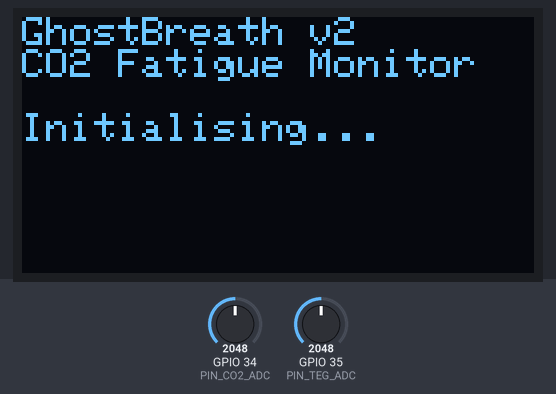
Simulated run of this sketch. Board: ESP32. Shown: 128×64 one-colour display. The test bench sets the inputs (shaded band); at power-on: GPIO 34 (PIN_CO2_ADC) = 2048, GPIO 35 (PIN_TEG_ADC) = 2048 (analog values on the 0–4095 scale). What the sketch prints to the serial monitor is not drawn.

Above: at 0.1 s.
At 1.3 s:
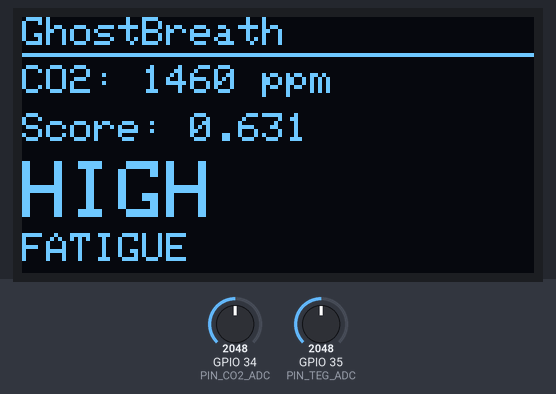
At 11.4 s:
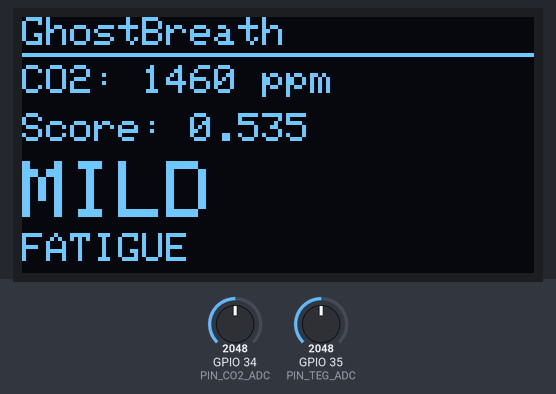
At 16.5 s:
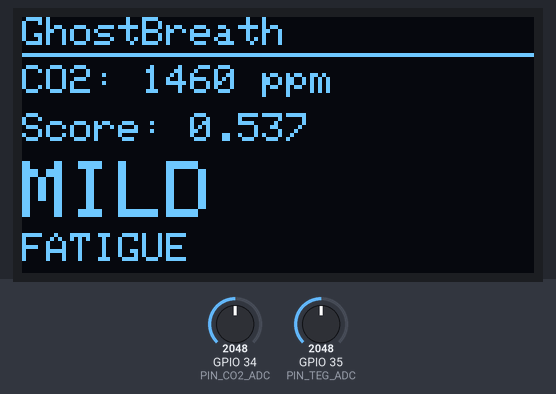
At 26.6 s:
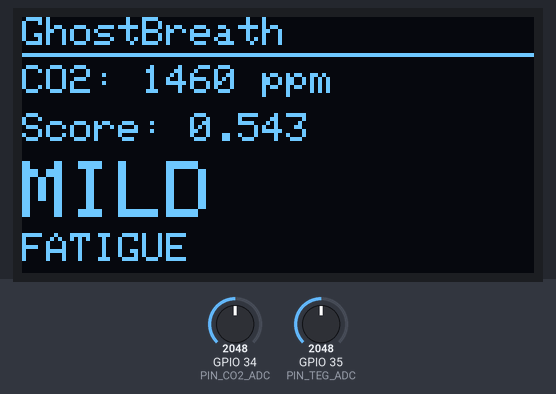
At 36.8 s:
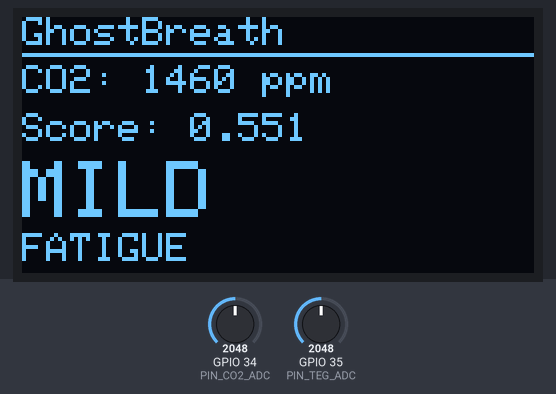

The sketch:

ghostbreath.ino
```cpp
/**
 * GhostBreath – Cognitive Fatigue Monitor  |  Module 5  (v2 — OLED edition)
 * =========================================================================
 * Embedded firmware for ESP32 (DevKit v1), simulated in Wokwi.
 *
 * Hardware (simulated):
 *   GPIO 34  – Potentiometer  →  CO₂ concentration (420–2500 ppm)
 *   GPIO 35  – Potentiometer  →  TEG boost voltage  (0–3.3 V)
 *   GPIO  4  – Buzzer         →  Fatigue alert tone (1 kHz via tone())
 *   GPIO 21  – OLED SDA       →  SSD1306 I2C data
 *   GPIO 22  – OLED SCL       →  SSD1306 I2C clock
 *
 * Duty-cycle behaviour (mirrors Module 2 parameters):
 *   Real device  : deep-sleep 5 min between SCD41 readings
 *   Wokwi sim    : delay(SIM_CYCLE_MS) so cycles are observable in real time
 *
 * Fatigue model (exact port of utils/fatigue_model.py):
 *   score = 0.60·f_co2(C) + 0.20·f_rate(dC/dt) + 0.20·f_time(t)
 *   Alert fires when score ≥ ALERT_THRESHOLD (0.70)
 *
 * Score thresholds (consistent with Module 4):
 *   score <  0.30              →  SAFE
 *   0.30 ≤ score < 0.60        →  MILD FATIGUE
 *   0.60 ≤ score < 0.70        →  HIGH FATIGUE  (no alert yet)
 *   score ≥ 0.70               →  ALERT  (buzzer + OLED inverted)
 *
 * Bug-fixes vs v1
 * ---------------
 *   1. analogSetAttenuation(ADC_11db) — ensures full 0-3.3 V ADC range;
 *      without this, voltages above ~1.1 V read as 0 in some Wokwi builds,
 *      locking CO₂ at 420 ppm and preventing any alert.
 *   2. Removed "while (!Serial)" guard — could deadlock setup() in Wokwi.
 *   3. Buzzer now uses tone()/noTone() — wokwi-buzzer requires a frequency
 *      signal; digitalWrite(HIGH) produces no sound in the simulator.
 *
 * Reference: Allen et al. (2016) Harvard CogFx study.
 */

#include <math.h>
#include <Wire.h>
#include <Adafruit_GFX.h>
#include <Adafruit_SSD1306.h>

// ─── OLED display object ───────────────────────────────────────────────────
#define OLED_W  128
#define OLED_H   64
#define OLED_RST  -1   // shared reset with ESP32 EN pin
Adafruit_SSD1306 display(OLED_W, OLED_H, &Wire, OLED_RST);

// ─── Pin assignments ───────────────────────────────────────────────────────
#define PIN_CO2_ADC   34   // ADC1_CH6 — CO₂ simulation potentiometer
#define PIN_TEG_ADC   35   // ADC1_CH7 — TEG voltage simulation potentiometer
#define PIN_BUZZER     4   // Buzzer driven via tone() for Wokwi compatibility
#define PIN_SDA       21   // OLED I2C data
#define PIN_SCL       22   // OLED I2C clock

// ─── Duty-cycle timing ────────────────────────────────────────────────────
#define SLEEP_DURATION_MIN   5       // [min]  real measurement interval
#define SIM_CYCLE_MS      5000       // [ms]   simulated as 5-second cycles

// ─── ADC input mapping ────────────────────────────────────────────────────
#define ADC_BITS         12          // ESP32 ADC resolution
#define ADC_MAX        4095.0f       // 2^12 - 1

// CO₂ potentiometer → ppm range matching Module 3 simulation
#define CO2_PPM_MIN    420.0f        // ambient outdoor CO₂ [ppm]
#define CO2_PPM_MAX   2500.0f        // upper sim range [ppm]

// TEG potentiometer → voltage range matching Module 1 boost output
#define TEG_V_MIN       0.0f         // [V]
#define TEG_V_MAX       3.3f         // [V]

// ─── Fatigue model constants (must match utils/fatigue_model.py exactly) ─
// Weights (sum = 1.0)
#define W_CO2    0.60f
#define W_RATE   0.20f
#define W_TIME   0.20f

// f_co2 sigmoid: centred at 1250 ppm, scale 0.004 ppm⁻¹
//   At 420 ppm → ≈ 0.04   At 1250 ppm → 0.50   At 2500 ppm → ≈ 0.97
#define CO2_CENTRE  1250.0f
#define CO2_SCALE      0.004f

// f_time sigmoid: centred at 90 min, scale 0.033 min⁻¹
//   At   0 min → ≈ 0.05   At  90 min → 0.50   At 180 min → ≈ 0.95
#define TIME_CENTRE   90.0f
#define TIME_SCALE     0.033f

// f_rate linear clamp: maps dC/dt ∈ [−15, +15] ppm/min → [0, 1]
#define RATE_MAX   15.0f

// Alert threshold (ESP32 fires LED + buzzer + OLED invert above this score)
#define ALERT_THRESHOLD   0.70f

// Score band boundaries
#define SCORE_MILD  0.30f
#define SCORE_HIGH  0.60f

// Buzzer alert frequency [Hz]
#define ALERT_TONE_HZ  1000

// ─── Session state ────────────────────────────────────────────────────────
// Plain globals — RTC_DATA_ATTR removed for Wokwi compatibility.
// (RTC_DATA_ATTR can cause Wokwi to reinitialise these on every loop()
//  iteration, preventing s_study_min from accumulating across cycles.)
// On real hardware with deep sleep, restore RTC_DATA_ATTR here.
static uint32_t s_cycle     = 0;
static float    s_study_min = 0.0f;
static float    s_prev_co2  = CO2_PPM_MIN;

// ─── Sigmoid helper ───────────────────────────────────────────────────────
/**
 * Fast sigmoid.  Equivalent to Python: 1.0 / (1.0 + np.exp(-x))
 */
float sigmoid(float x) {
  return 1.0f / (1.0f + expf(-x));
}

// ─── Sub-score helpers (identical to utils/fatigue_model.py) ─────────────
float f_co2(float C_ppm) {
  return sigmoid(CO2_SCALE * (C_ppm - CO2_CENTRE));
}

float f_rate(float dCdt_ppm_min) {
  float norm = dCdt_ppm_min / RATE_MAX;
  if (norm >  1.0f) norm =  1.0f;
  if (norm < -1.0f) norm = -1.0f;
  return (norm + 1.0f) * 0.5f;
}

float f_time(float study_min) {
  return sigmoid(TIME_SCALE * (study_min - TIME_CENTRE));
}

// ─── Fatigue score (unchanged from v1) ───────────────────────────────────
float fatigue_score(float C_ppm, float dCdt_ppm_min, float study_min) {
  float score = W_CO2  * f_co2(C_ppm)
              + W_RATE * f_rate(dCdt_ppm_min)
              + W_TIME * f_time(study_min);
  if (score < 0.0f) score = 0.0f;
  if (score > 1.0f) score = 1.0f;
  return score;
}

// ─── Classification helpers ───────────────────────────────────────────────
/** Serial output label (unchanged). */
const char* classify(float score) {
  if (score >= ALERT_THRESHOLD) return "ALERT / HIGH FATIGUE";
  if (score >= SCORE_HIGH)      return "HIGH FATIGUE";
  if (score >= SCORE_MILD)      return "MILD FATIGUE";
  return "SAFE";
}

/** Short status string for the OLED (4-level per task spec). */
const char* oled_status(float score) {
  if (score >= ALERT_THRESHOLD) return "ALERT";
  if (score >= SCORE_HIGH)      return "HIGH FATIGUE";
  if (score >= SCORE_MILD)      return "MILD FATIGUE";
  return "SAFE";
}

// ─── ADC → physical unit helpers (8-sample average for Wokwi stability) ──
float read_co2_ppm() {
  long sum = 0;
  for (int i = 0; i < 8; i++) sum += analogRead(PIN_CO2_ADC);
  float raw = (float)(sum / 8);
  return CO2_PPM_MIN + (raw / ADC_MAX) * (CO2_PPM_MAX - CO2_PPM_MIN);
}

float read_teg_voltage() {
  long sum = 0;
  for (int i = 0; i < 8; i++) sum += analogRead(PIN_TEG_ADC);
  float raw = (float)(sum / 8);
  return TEG_V_MIN + (raw / ADC_MAX) * (TEG_V_MAX - TEG_V_MIN);
}

// ─── Alert output (Bug-fix 3: use tone() so Wokwi buzzer actually sounds) ─
void set_alert(bool active) {
  if (active) {
    tone(PIN_BUZZER, ALERT_TONE_HZ);
  } else {
    noTone(PIN_BUZZER);
  }
}

// ─── OLED display update ──────────────────────────────────────────────────
/**
 * Refresh the SSD1306 screen every cycle.
 *
 * Layout (128×64 px, font size 1 = 6×8 px):
 *   y= 0   "GhostBreath"          — fixed title
 *   y=12   "CO2: XXXX ppm"        — live reading
 *   y=24   "Score: 0.XXX"         — fatigue score
 *   y=40   Status text            — size-2 on ALERT, inverted colours
 */
void update_oled(float co2_ppm, float score, bool alert) {
  display.clearDisplay();
  display.setTextColor(SSD1306_WHITE);

  // Line 1 — title
  display.setTextSize(1);
  display.setCursor(0, 0);
  display.println(F("GhostBreath"));

  // Separator line
  display.drawFastHLine(0, 9, OLED_W, SSD1306_WHITE);

  // Line 2 — CO₂
  display.setCursor(0, 12);
  display.print(F("CO2: "));
  display.print((int)co2_ppm);
  display.println(F(" ppm"));

  // Line 3 — fatigue score
  display.setCursor(0, 24);
  display.print(F("Score: "));
  display.println(score, 3);

  // Line 4 — status (size-2 for all states so it's readable in Wokwi's small view)
  if (alert) {
    // Fill banner white, print black text so it stands out
    display.fillRect(0, 38, OLED_W, OLED_H - 38, SSD1306_WHITE);
    display.setTextColor(SSD1306_BLACK);
    display.setTextSize(2);
    display.setCursor(4, 42);
    display.print(F("ALERT"));
  } else {
    display.setTextColor(SSD1306_WHITE);
    display.setTextSize(2);
    if (score >= SCORE_HIGH) {
      display.setCursor(0, 36);
      display.print(F("HIGH"));
      display.setTextSize(1);
      display.setCursor(0, 54);
      display.print(F("FATIGUE"));
    } else if (score >= SCORE_MILD) {
      display.setCursor(0, 36);
      display.print(F("MILD"));
      display.setTextSize(1);
      display.setCursor(0, 54);
      display.print(F("FATIGUE"));
    } else {
      display.setCursor(4, 44);
      display.print(F("SAFE"));
    }
  }

  display.display();
}

// ─── One measurement + scoring cycle ─────────────────────────────────────
void run_cycle() {
  s_cycle++;
  s_study_min += (float)SLEEP_DURATION_MIN;

  // 1. Read sensors
  float co2_ppm = read_co2_ppm();
  float teg_v   = read_teg_voltage();

  // 2. Compute rate of change [ppm/min] since last cycle
  float dCdt = (co2_ppm - s_prev_co2) / (float)SLEEP_DURATION_MIN;
  s_prev_co2 = co2_ppm;

  // 3. Score and classify
  float score       = fatigue_score(co2_ppm, dCdt, s_study_min);
  const char* label = classify(score);
  bool  alert       = (score >= ALERT_THRESHOLD);

  // 4. Set alert outputs (LED + buzzer)
  set_alert(alert);

  // 5. OLED live display
  update_oled(co2_ppm, score, alert);

  // 6. Serial debug output (unchanged format from v1)
  Serial.println(F("+---------------------------------------------------------+"));
  Serial.printf( "|  GhostBreath   Cycle #%03u      Session: %5.0f min        |\n",
                 s_cycle, s_study_min);
  Serial.println(F("+-----------------------------+---------------------------+"));
  Serial.printf( "|  CO2    : %7.1f ppm       |  dC/dt : %+8.2f ppm/min |\n",
                 co2_ppm, dCdt);
  Serial.printf( "|  TEG    : %7.3f V          |  Score :  %.4f            |\n",
                 teg_v, score);
  Serial.printf( "|  Status : %-20s |  Alert :  %-3s                |\n",
                 label, alert ? "ON " : "OFF");
  Serial.println(F("+---------------------------------------------------------+"));
  Serial.println();

  Serial.printf("  [scores] f_co2=%.3f  f_rate=%.3f  f_time=%.3f\n",
                f_co2(co2_ppm), f_rate(dCdt), f_time(s_study_min));
  Serial.printf("  [weights] %.2f*%.3f + %.2f*%.3f + %.2f*%.3f = %.4f\n",
                W_CO2,  f_co2(co2_ppm),
                W_RATE, f_rate(dCdt),
                W_TIME, f_time(s_study_min),
                score);
  Serial.println();
}

// ─── Setup ────────────────────────────────────────────────────────────────
void setup() {
  Serial.begin(115200);
  // NOTE: "while (!Serial)" removed — can deadlock Wokwi (Bug-fix 2)

  // Bug-fix 1: set full 0-3.3 V ADC range before any analogRead().
  // Without this, Wokwi maps voltages above ~1.1 V to 0, locking
  // CO₂ at 420 ppm and making the fatigue score unable to reach 0.70.
  analogSetAttenuation(ADC_11db);
  analogReadResolution(ADC_BITS);

  // I2C + OLED initialisation
  Wire.begin(PIN_SDA, PIN_SCL);
  if (!display.begin(SSD1306_SWITCHCAPVCC, 0x3C)) {
    Serial.println(F("[OLED] SSD1306 init failed — check wiring"));
    // Continue without OLED; Serial Monitor still works
  } else {
    // Splash screen
    display.clearDisplay();
    display.setTextSize(1);
    display.setTextColor(SSD1306_WHITE);
    display.setCursor(0, 0);
    display.println(F("GhostBreath v2"));
    display.println(F("CO2 Fatigue Monitor"));
    display.println();
    display.println(F("Initialising..."));
    display.display();
    delay(1000);
    display.clearDisplay();
    display.display();
  }

  pinMode(PIN_BUZZER, OUTPUT);
  set_alert(false);

  Serial.println();
  Serial.println(F("+=======================================================+"));
  Serial.println(F("|       GhostBreath v2 -- Cognitive Fatigue Monitor     |"));
  Serial.println(F("|   Battery-free  |  TEG-powered  |  ESP32 + OLED       |"));
  Serial.println(F("+=======================================================+"));
  Serial.printf( "|  Real cycle period  : %d min (deep sleep)              |\n",
                 SLEEP_DURATION_MIN);
  Serial.printf( "|  Sim cycle period   : %d s  (Wokwi delay)              |\n",
                 SIM_CYCLE_MS / 1000);
  Serial.println(F("|  Alert threshold    : score >= 0.70                   |"));
  Serial.println(F("|  CO2 input range    : 420-2500 ppm (left pot, GPIO34) |"));
  Serial.println(F("|  TEG input range    : 0-3.3 V      (right pot, GPIO35)|"));
  Serial.println(F("|  OLED display       : SSD1306 128x64 (GPIO21/22 I2C) |"));
  Serial.println(F("+-------------------------------------------------------+"));
  Serial.println(F("|  Model: score = 0.60*f_co2 + 0.20*f_rate + 0.20*f_t |"));
  Serial.println(F("|    f_co2  : sigmoid(0.004*(C - 1250))                 |"));
  Serial.println(F("|    f_rate : clip(dCdt/15, -1,+1) -> [0,1]            |"));
  Serial.println(F("|    f_time : sigmoid(0.033*(t - 90))                   |"));
  Serial.println(F("+=======================================================+"));
  Serial.println();
  Serial.println(F("Bug-fixes applied (v2):"));
  Serial.println(F("  [1] analogSetAttenuation(ADC_11db) -- full 0-3.3V ADC range"));
  Serial.println(F("  [2] Removed while(!Serial) guard  -- no Wokwi deadlock"));
  Serial.println(F("  [3] tone()/noTone() buzzer         -- audible in Wokwi"));
  Serial.println();
  Serial.println(F("Wokwi controls:"));
  Serial.println(F("  Left  pot (GPIO34) -- Clockwise = higher CO2 ppm"));
  Serial.println(F("  Right pot (GPIO35) -- Clockwise = higher TEG voltage"));
  Serial.println(F("  OLED shows CO2 / score / status without Serial Monitor"));
  Serial.println(F("  Buzzer activates when score >= 0.70"));
  Serial.println(F("  Each cycle = 5 seconds sim time = 5 real study minutes"));
  Serial.println();
  Serial.println(F("--- Starting measurement loop ---"));
  Serial.println();
}

// ─── Main loop ────────────────────────────────────────────────────────────
void loop() {
  run_cycle();

  // ── Real hardware deep sleep (commented out for Wokwi simulation) ───────
  // On actual ESP32, replace delay() with:
  //   uint64_t sleep_us = (uint64_t)SLEEP_DURATION_MIN * 60ULL * 1000000ULL;
  //   esp_sleep_enable_timer_wakeup(sleep_us);
  //   esp_deep_sleep_start();   // resumes at setup() after wake

  delay(SIM_CYCLE_MS);
}
```

Measured:
- what the display in image 1 shows lasts 5.1 s, from 1.2 s to 6.3 s
